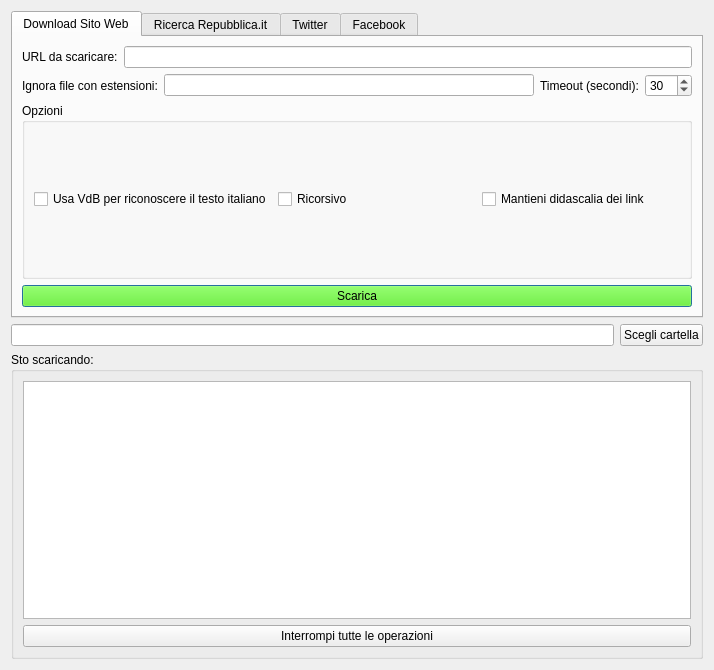
<?xml version="1.0" encoding="UTF-8"?>
<ui version="4.0">
 <class>Dialog</class>
 <widget class="QDialog" name="Dialog">
  <property name="geometry">
   <rect>
    <x>0</x>
    <y>0</y>
    <width>714</width>
    <height>670</height>
   </rect>
  </property>
  <property name="windowTitle">
   <string>Dialog</string>
  </property>
  <layout class="QVBoxLayout" name="verticalLayout">
   <item>
    <widget class="QTabWidget" name="tabWidget">
     <property name="currentIndex">
      <number>0</number>
     </property>
     <widget class="QWidget" name="tab">
      <attribute name="title">
       <string>Download Sito Web</string>
      </attribute>
      <layout class="QVBoxLayout" name="verticalLayout_3">
       <item>
        <layout class="QHBoxLayout" name="horizontalLayout_3">
         <item>
          <widget class="QLabel" name="label_8">
           <property name="text">
            <string>URL da scaricare:</string>
           </property>
          </widget>
         </item>
         <item>
          <widget class="QLineEdit" name="url"/>
         </item>
        </layout>
       </item>
       <item>
        <layout class="QHBoxLayout" name="horizontalLayout_6">
         <item>
          <widget class="QLabel" name="label_9">
           <property name="text">
            <string>Ignora file con estensioni:</string>
           </property>
          </widget>
         </item>
         <item>
          <widget class="QLineEdit" name="ignoreext"/>
         </item>
         <item>
          <widget class="QLabel" name="label_10">
           <property name="text">
            <string>Timeout (secondi):</string>
           </property>
          </widget>
         </item>
         <item>
          <widget class="QSpinBox" name="timeout">
           <property name="maximum">
            <number>300</number>
           </property>
           <property name="value">
            <number>30</number>
           </property>
          </widget>
         </item>
        </layout>
       </item>
       <item>
        <widget class="QGroupBox" name="groupBox_4">
         <property name="title">
          <string>Opzioni</string>
         </property>
         <layout class="QGridLayout" name="gridLayout">
          <item row="0" column="0">
           <widget class="QCheckBox" name="usevdb">
            <property name="text">
             <string>Usa VdB per riconoscere il testo italiano</string>
            </property>
           </widget>
          </item>
          <item row="0" column="1">
           <widget class="QCheckBox" name="recursive">
            <property name="text">
             <string>Ricorsivo</string>
            </property>
           </widget>
          </item>
          <item row="0" column="2">
           <widget class="QCheckBox" name="keeplinkscontent">
            <property name="text">
             <string>Mantieni didascalia dei link</string>
            </property>
           </widget>
          </item>
         </layout>
        </widget>
       </item>
       <item>
        <widget class="QPushButton" name="download">
         <property name="styleSheet">
          <string notr="true">background-color: rgb(81, 244, 0);</string>
         </property>
         <property name="text">
          <string>Scarica</string>
         </property>
        </widget>
       </item>
      </layout>
     </widget>
     <widget class="QWidget" name="tab_2">
      <attribute name="title">
       <string>Ricerca Repubblica.it</string>
      </attribute>
      <layout class="QVBoxLayout" name="verticalLayout_2">
       <item>
        <widget class="QGroupBox" name="groupBox_2">
         <property name="title">
          <string>Da</string>
         </property>
         <layout class="QHBoxLayout" name="horizontalLayout">
          <item>
           <widget class="QLabel" name="label_6">
            <property name="text">
             <string>Giorno</string>
            </property>
           </widget>
          </item>
          <item>
           <widget class="QSpinBox" name="dagiorno">
            <property name="minimum">
             <number>1</number>
            </property>
            <property name="maximum">
             <number>31</number>
            </property>
           </widget>
          </item>
          <item>
           <widget class="QLabel" name="label">
            <property name="text">
             <string>Mese</string>
            </property>
           </widget>
          </item>
          <item>
           <widget class="QSpinBox" name="damese">
            <property name="minimum">
             <number>1</number>
            </property>
            <property name="maximum">
             <number>12</number>
            </property>
           </widget>
          </item>
          <item>
           <widget class="QLabel" name="label_3">
            <property name="text">
             <string>Anno</string>
            </property>
           </widget>
          </item>
          <item>
           <widget class="QSpinBox" name="daanno">
            <property name="minimum">
             <number>2000</number>
            </property>
            <property name="maximum">
             <number>2100</number>
            </property>
           </widget>
          </item>
         </layout>
        </widget>
       </item>
       <item>
        <widget class="QGroupBox" name="groupBox">
         <property name="title">
          <string>A</string>
         </property>
         <layout class="QHBoxLayout" name="horizontalLayout_2">
          <item>
           <widget class="QLabel" name="label_5">
            <property name="text">
             <string>Giorno</string>
            </property>
           </widget>
          </item>
          <item>
           <widget class="QSpinBox" name="agiorno">
            <property name="minimum">
             <number>1</number>
            </property>
            <property name="maximum">
             <number>31</number>
            </property>
           </widget>
          </item>
          <item>
           <widget class="QLabel" name="label_2">
            <property name="text">
             <string>Mese</string>
            </property>
           </widget>
          </item>
          <item>
           <widget class="QSpinBox" name="amese">
            <property name="minimum">
             <number>1</number>
            </property>
            <property name="maximum">
             <number>12</number>
            </property>
           </widget>
          </item>
          <item>
           <widget class="QLabel" name="label_4">
            <property name="text">
             <string>Anno</string>
            </property>
           </widget>
          </item>
          <item>
           <widget class="QSpinBox" name="aanno">
            <property name="minimum">
             <number>2000</number>
            </property>
            <property name="maximum">
             <number>2100</number>
            </property>
           </widget>
          </item>
         </layout>
        </widget>
       </item>
       <item>
        <layout class="QHBoxLayout" name="horizontalLayout_5">
         <item>
          <widget class="QLabel" name="label_7">
           <property name="text">
            <string>Query:</string>
           </property>
          </widget>
         </item>
         <item>
          <widget class="QLineEdit" name="repquery"/>
         </item>
        </layout>
       </item>
       <item>
        <widget class="QPushButton" name="searchrep">
         <property name="text">
          <string>Scarica da www.repubblica.it</string>
         </property>
        </widget>
       </item>
      </layout>
     </widget>
     <widget class="QWidget" name="tab_3">
      <property name="accessibleName">
       <string>Twitter</string>
      </property>
      <attribute name="title">
       <string>Twitter</string>
      </attribute>
      <layout class="QVBoxLayout" name="verticalLayout_5">
       <item>
        <layout class="QGridLayout" name="gridLayout_2">
         <item row="2" column="0">
          <widget class="QLabel" name="label_13">
           <property name="text">
            <string>Query di ricerca:</string>
           </property>
          </widget>
         </item>
         <item row="0" column="0">
          <widget class="QLabel" name="label_15">
           <property name="text">
            <string>Nomi utente da scaricare:</string>
           </property>
          </widget>
         </item>
         <item row="0" column="1">
          <widget class="QLineEdit" name="twittername">
           <property name="text">
            <string>dio</string>
           </property>
          </widget>
         </item>
         <item row="2" column="1">
          <widget class="QLineEdit" name="twitterquery"/>
         </item>
        </layout>
       </item>
       <item>
        <layout class="QHBoxLayout" name="horizontalLayout_8">
         <item>
          <widget class="QRadioButton" name="twtxt">
           <property name="text">
            <string>Scarica co&amp;me TXT</string>
           </property>
           <property name="checked">
            <bool>true</bool>
           </property>
          </widget>
         </item>
         <item>
          <widget class="QRadioButton" name="twcsv">
           <property name="text">
            <string>Scarica come CS&amp;V</string>
           </property>
          </widget>
         </item>
        </layout>
       </item>
       <item>
        <layout class="QFormLayout" name="formLayout">
         <item row="0" column="0">
          <widget class="QLabel" name="label_11">
           <property name="text">
            <string>Dalla data (YYYY-MM-DD):</string>
           </property>
          </widget>
         </item>
         <item row="0" column="1">
          <widget class="QLineEdit" name="twitterfrom"/>
         </item>
         <item row="1" column="0">
          <widget class="QLabel" name="label_12">
           <property name="text">
            <string>Fino alla data (YYYY-MM-DD):</string>
           </property>
          </widget>
         </item>
         <item row="1" column="1">
          <widget class="QLineEdit" name="twitterto"/>
         </item>
        </layout>
       </item>
       <item>
        <widget class="QPushButton" name="dotwitter">
         <property name="text">
          <string>Scarica feed twitter</string>
         </property>
        </widget>
       </item>
      </layout>
     </widget>
     <widget class="QWidget" name="tab_4">
      <attribute name="title">
       <string>Facebook</string>
      </attribute>
      <layout class="QVBoxLayout" name="verticalLayout_6">
       <item>
        <layout class="QHBoxLayout" name="horizontalLayout_9">
         <item>
          <widget class="QLabel" name="label_16">
           <property name="text">
            <string>URL della pagina</string>
           </property>
          </widget>
         </item>
         <item>
          <widget class="QLineEdit" name="fbname">
           <property name="text">
            <string>https://it-it.facebook.com/chiesapastafarianaitaliana/</string>
           </property>
          </widget>
         </item>
        </layout>
       </item>
       <item>
        <layout class="QHBoxLayout" name="horizontalLayout_10">
         <item>
          <widget class="QRadioButton" name="fbtxt">
           <property name="text">
            <string>Scarica co&amp;me TXT</string>
           </property>
           <property name="checked">
            <bool>true</bool>
           </property>
          </widget>
         </item>
         <item>
          <widget class="QRadioButton" name="fbcsv">
           <property name="text">
            <string>Scarica come CS&amp;V</string>
           </property>
          </widget>
         </item>
        </layout>
       </item>
       <item>
        <widget class="QPushButton" name="dofb">
         <property name="text">
          <string>Scarica feed facebook</string>
         </property>
        </widget>
       </item>
      </layout>
     </widget>
    </widget>
   </item>
   <item>
    <layout class="QHBoxLayout" name="horizontalLayout_4">
     <item>
      <widget class="QLineEdit" name="folder"/>
     </item>
     <item>
      <widget class="QPushButton" name="choosefolder">
       <property name="text">
        <string>Scegli cartella</string>
       </property>
      </widget>
     </item>
    </layout>
   </item>
   <item>
    <widget class="QGroupBox" name="resultsgrp">
     <property name="title">
      <string>Sto scaricando:</string>
     </property>
     <layout class="QVBoxLayout" name="verticalLayout_4">
      <item>
       <widget class="QListWidget" name="results"/>
      </item>
      <item>
       <widget class="QPushButton" name="stopall">
        <property name="text">
         <string>Interrompi tutte le operazioni</string>
        </property>
        <property name="checkable">
         <bool>true</bool>
        </property>
        <property name="checked">
         <bool>false</bool>
        </property>
       </widget>
      </item>
     </layout>
    </widget>
   </item>
  </layout>
 </widget>
 <resources/>
 <connections/>
</ui>
